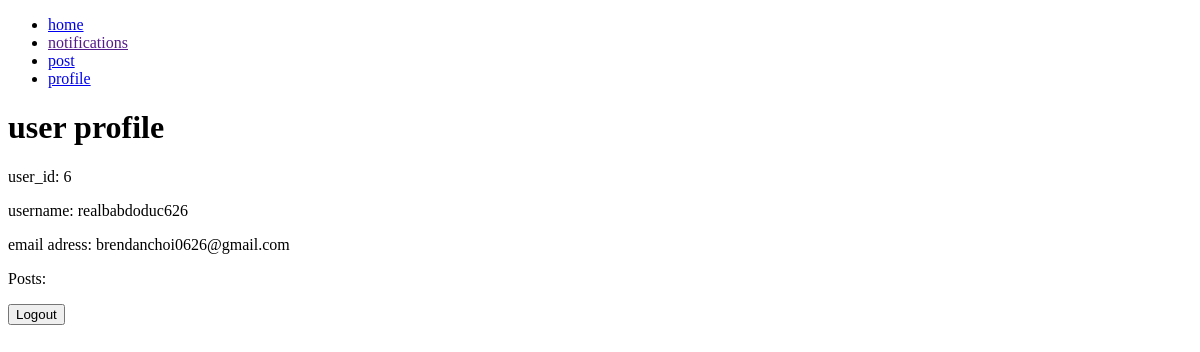
Page /profile (signed in) on the earlier database version.
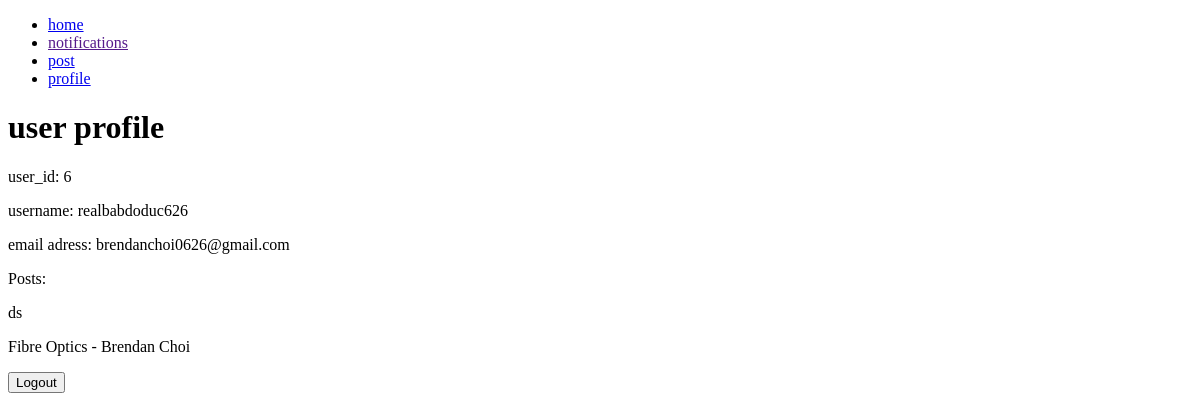
Same page on the later database version.
### models.py (models this page shows)
class User(db.Model):
    __tablename__ = 'User'
    id = db.Column(db.Integer, primary_key=True)
    username = db.Column(db.Text)
    email = db.Column(db.Text)
    password = db.Column(db.Text)
    user_post = db.relationship('Post', back_populates='post_user')
    notifications_user = db.relationship('Notification', secondary=UserNotification, back_populates='users_notification')

class Post(db.Model):
    __tablename__ = 'Post'
    id = db.Column(db.Integer, primary_key=True)
    title = db.Column(db.Text)
    discussion = db.Column(db.Text)
    date = db.Column(db.Integer)
    likes = db.Column(db.Integer)
    user_id = db.Column(db.Integer, db.ForeignKey('User.id'))
    post_user = db.relationship('User', back_populates='user_post')
    replies_post = db.relationship('Reply', secondary=PostReply, back_populates='posts_reply')
    categories_post = db.relationship('Categories', secondary=PostCategory, back_populates='posts_category')

### main.py (the view)
@app.route('/profile')
def profile():
    if g.logged_in_user:
        user_info = sqlite_conn('data.db', 'SELECT * FROM User WHERE id = {}'.format(session['logged_in_user']), True)
        post_info = models.Post.query.filter_by(user_id = session['logged_in_user']).all()
        return render_template('profile.html', id=user_info[0], username=user_info[1], email=user_info[2], post=post_info)
    return redirect(url_for('user'))

### main.py (called while the page is built)
def sqlite_conn(database, query, single=False):
    conn = sqlite3.connect(database)
    cur = conn.cursor()
    cur.execute(query)
    results = cur.fetchone() if single else cur.fetchall()
    conn.close()
    return results

@app.before_request
def before_request():
    g.logged_in_user = None
    if 'logged_in_user' in session:
        g.logged_in_user = session['logged_in_user']

### templates/profile.html
{% extends 'layout.html' %}
{% block content %}
<h1>user profile</h1>
<p>user_id: {{ id }}</p>
<p>username: {{ username }}</p>
<p>email adress: {{ email }}</p>
<p>Posts:</p>
{% for x in post %}
    <p>{{x.title}}</p>
{% endfor %}
<button onclick="window.location = 'http://127.0.0.1:5000/logout'" type="submit">Logout</button>
{% endblock %}

### templates/layout.html (shortened to what this page needs)
<!DOCTYPE html>
<html>
    <head>
        <link rel="stylesheet" href="/static/css/style.css">
    </head>
    <body>
        {% include 'nav.html' %}
        {% block content %}{% endblock %}
    </body>
</html>

### templates/nav.html
<nav>
<ul>
    <li><a href="/">home</a></li>
    <li><a href="">notifications</a></li>
    <li><a href="/post">post</a></li>
    {% if g.logged_in_user %}
        <li><a href="/profile">profile</a></li>
    {% else %}
        <li><a href="/user">sign in</a></li>
    {% endif %}
</ul>
</nav>

### static/css/style.css (style rules this page uses)
nav { display: block; width: 100px; }

Differences in the rows shown:
added Post: title "ds"
added Post: title "Fibre Optics - Brendan Choi"
